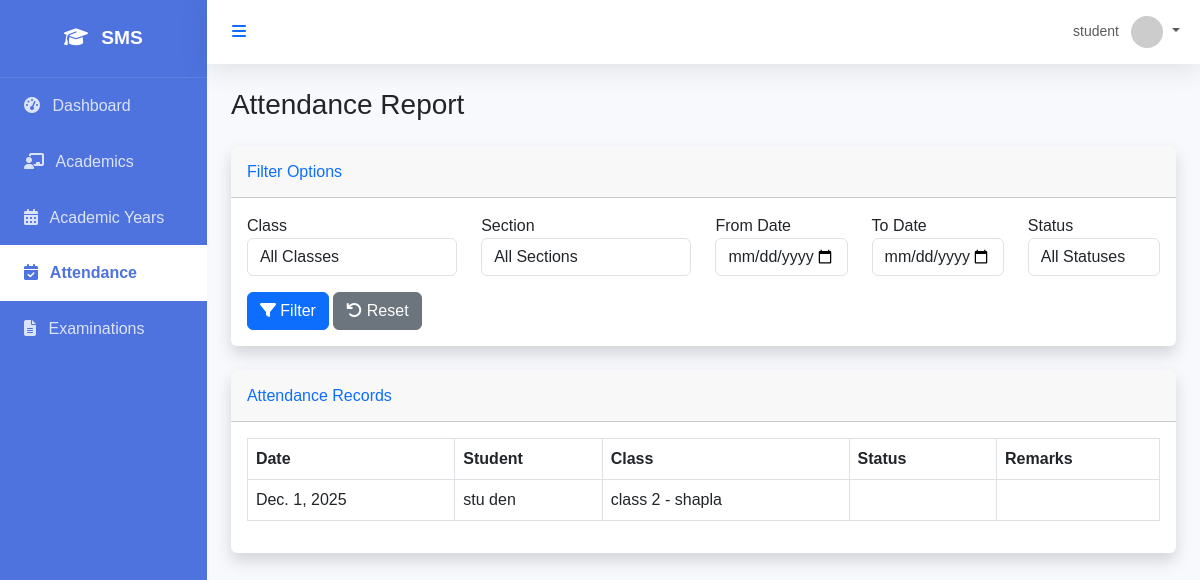
/attendance/reports/ (signed in), run on the app's committed database.
### core/models.py (models this page shows, shortened)
class User(AbstractUser):
    class Role(models.TextChoices):
        SUPER_ADMIN = "SUPER_ADMIN", "Super Admin"
        SCHOOL_ADMIN = "SCHOOL_ADMIN", "School Admin"
        ACADEMIC_ADMIN = "ACADEMIC_ADMIN", "Academic Admin"
        TEACHER = "TEACHER", "Teacher"
        STUDENT = "STUDENT", "Student"
        PARENT = "PARENT", "Parent"
        ACCOUNTANT = "ACCOUNTANT", "Accountant"
        LIBRARIAN = "LIBRARIAN", "Librarian"
        RECEPTIONIST = "RECEPTIONIST", "Receptionist"
        HR_MANAGER = "HR_MANAGER", "HR Manager"
    role = models.CharField(max_length=50, choices=Role.choices, default=Role.STUDENT)
    objects = CustomUserManager()

### attendance/models.py (models this page shows, shortened)
class Attendance(models.Model):
    STATUS_CHOICES = [
        ('PRESENT', 'Present'),
        ('ABSENT', 'Absent'),
        ('LATE', 'Late'),
        ('EXCUSED', 'Excused'),
    ]
    student = models.ForeignKey(Student, on_delete=models.CASCADE, related_name='attendance_records')
    date = models.DateField()
    status = models.CharField(max_length=10, choices=STATUS_CHOICES, default='PRESENT')
    remarks = models.CharField(max_length=255, blank=True)
    recorded_by = models.ForeignKey(User, on_delete=models.SET_NULL, null=True, related_name='attendance_entries')
    created_at = models.DateTimeField(auto_now_add=True)
    updated_at = models.DateTimeField(auto_now=True)
    class Meta:
        unique_together = ['student', 'date']
        ordering = ['-date']

### students/models.py (models this page shows, shortened)
class Student(models.Model):
    user = models.OneToOneField(settings.AUTH_USER_MODEL, on_delete=models.CASCADE, related_name='student_profile')
    admission_number = models.CharField(max_length=50, unique=True)
    admission_date = models.DateField()
    roll_number = models.IntegerField(null=True, blank=True)
    date_of_birth = models.DateField()
    gender = models.CharField(max_length=10, choices=[('M', 'Male'), ('F', 'Female'), ('O', 'Other')])
    blood_group = models.CharField(max_length=5, blank=True)
    address = models.TextField()
    phone_number = models.CharField(max_length=15, blank=True)
    current_class = models.ForeignKey('academics.Class', on_delete=models.SET_NULL, null=True, blank=True, related_name='students')
    section = models.ForeignKey('academics.Section', on_delete=models.SET_NULL, null=True, blank=True, related_name='students')
    created_at = models.DateTimeField(auto_now_add=True)
    updated_at = models.DateTimeField(auto_now=True)

### academics/models.py (models this page shows, shortened)
class Class(models.Model):
    name = models.CharField(max_length=50) # e.g. Class 1, Grade 10
    numeric_value = models.IntegerField(unique=True) # For sorting
    class Meta:
        verbose_name_plural = "Classes"
        ordering = ['numeric_value']

class Section(models.Model):
    name = models.CharField(max_length=10) # e.g. A, B, C
    class_name = models.ForeignKey(Class, on_delete=models.CASCADE, related_name='sections')
    class_teacher = models.ForeignKey(User, on_delete=models.SET_NULL, null=True, blank=True, limit_choices_to={'role': 'TEACHER'})
    class Meta:
        unique_together = ['name', 'class_name']
        ordering = ['name']

### attendance/views.py (the view)
# urls.py: path('reports/', attendance_report, name='attendance_report'),
@login_required
def attendance_report(request):
    queryset = Attendance.objects.all()
    class_id = request.GET.get('class_id')
    section_id = request.GET.get('section_id')
    date_from = request.GET.get('date_from')
    date_to = request.GET.get('date_to')
    status = request.GET.get('status')
    if class_id:
        queryset = queryset.filter(student__current_class_id=class_id)
    if section_id:
        queryset = queryset.filter(student__section_id=section_id)
    if date_from:
        queryset = queryset.filter(date__gte=date_from)
    if date_to:
        queryset = queryset.filter(date__lte=date_to)
    if status:
        queryset = queryset.filter(status=status)
    queryset = queryset.select_related('student', 'student__current_class', 'student__section')
    paginator = Paginator(queryset, 50)
    page_number = request.GET.get('page')
    page_obj = paginator.get_page(page_number)
    context = {
        'attendance_records': page_obj,
        'page_obj': page_obj,
        'is_paginated': page_obj.has_other_pages(),
        'classes': Class.objects.all(),
        'sections': Section.objects.all()
    }
    return render(request, 'attendance/attendance_report.html', context)

### templates/attendance/attendance_report.html (shortened to what this page needs)
{% extends 'base.html' %}
{% block content %}
<div class="d-sm-flex align-items-center justify-content-between mb-4">
    <h1 class="h3 mb-0 text-gray-800">Attendance Report</h1>
</div>
<div class="card shadow mb-4">
    <div class="card-header py-3">
        <h6 class="m-0 font-weight-bold text-primary">Filter Options</h6>
    </div>
    <div class="card-body">
        <form method="get" class="row">
            <div class="col-md-3 mb-3">
                <label for="class_id">Class</label>
                <select name="class_id" id="class_id" class="form-control">
                    <option value="">All Classes</option>
                </select>
            </div>
            <div class="col-md-3 mb-3">
                <label for="section_id">Section</label>
                <select name="section_id" id="section_id" class="form-control">
                    <option value="">All Sections</option>
                </select>
            </div>
            <div class="col-md-2 mb-3">
                <label for="date_from">From Date</label>
                <input type="date" name="date_from" id="date_from" class="form-control" value="{{ request.GET.date_from }}">
            </div>
            <div class="col-md-2 mb-3">
                <label for="date_to">To Date</label>
                <input type="date" name="date_to" id="date_to" class="form-control" value="{{ request.GET.date_to }}">
            </div>
            <div class="col-md-2 mb-3">
                <label for="status">Status</label>
                <select name="status" id="status" class="form-control">
                    <option value="">All Statuses</option>
                </select>
            </div>
            <div class="col-md-12">
                <button type="submit" class="btn btn-primary">
                    <i class="fas fa-filter"></i> Filter
                </button>
                <a href="{% url 'attendance_report' %}" class="btn btn-secondary">
                    <i class="fas fa-undo"></i> Reset
                </a>
            </div>
        </form>
    </div>
</div>
<div class="card shadow mb-4">
    <div class="card-header py-3">
        <h6 class="m-0 font-weight-bold text-primary">Attendance Records</h6>
    </div>
    <div class="card-body">
        <div class="table-responsive">
            <table class="table table-bordered" id="dataTable" width="100%" cellspacing="0">
                <thead>
                    <tr>
                        <th>Date</th>
                        <th>Student</th>
                        <th>Class</th>
                        <th>Status</th>
                        <th>Remarks</th>
                    </tr>
                </thead>
                <tbody>
                    {% for record in attendance_records %}
                    <tr>
                        <td>{{ record.date }}</td>
                        <td>{{ record.student.user.get_full_name }}</td>
                        <td>{{ record.student.current_class.name }} - {{ record.student.section.name }}</td>
                        <td>
                            {% if record.status == 'PRESENT' %}
                            <span class="badge badge-success">Present</span>
                            {% elif record.status == 'ABSENT' %}
                            <span class="badge badge-danger">Absent</span>
                            {% elif record.status == 'LATE' %}
                            <span class="badge badge-warning">Late</span>
                            {% elif record.status == 'EXCUSED' %}
                            <span class="badge badge-info">Excused</span>
                            {% endif %}
                        </td>
                        <td>{{ record.remarks }}</td>
                    </tr>
                    {% empty %}
                    <tr>
                        <td colspan="5" class="text-center">No attendance records found.</td>
                    </tr>
                    {% endfor %}
                </tbody>
            </table>
        </div>
    </div>
</div>
{% endblock %}

### templates/base.html (shortened to what this page needs)
<!DOCTYPE html>
<html lang="en">
<head>
    <link href="https://cdn.jsdelivr.net/npm/bootstrap@5.3.0/dist/css/bootstrap.min.css" rel="stylesheet">
    <link href="https://cdnjs.cloudflare.com/ajax/libs/font-awesome/6.4.0/css/all.min.css" rel="stylesheet">
</head>
<body x-data="{ sidebarOpen: true }">
    <div id="wrapper" :class="{ 'toggled': !sidebarOpen }">
        <div id="sidebar-wrapper" x-show="sidebarOpen" x-transition:enter="transition ease-out duration-300" x-transition:enter-start="opacity-0 transform -translate-x-full" x-transition:enter-end="opacity-100 transform translate-x-0" x-transition:leave="transition ease-in duration-300" x-transition:leave-start="opacity-100 transform translate-x-0" x-transition:leave-end="opacity-0 transform -translate-x-full">
            <div class="sidebar-heading">
                <i class="fas fa-graduation-cap me-2"></i> SMS
            </div>
            <div class="list-group list-group-flush">
                <a href="{% url 'dashboard' %}" class="list-group-item list-group-item-action {% if request.resolver_match.url_name == 'dashboard' %}active{% endif %}">
                    <i class="fas fa-tachometer-alt me-2"></i> Dashboard
                </a>
                {% if user.role == 'SUPER_ADMIN' or user.role == 'SCHOOL_ADMIN' or user.role == 'TEACHER' or user.role == 'ACADEMIC_ADMIN' or user.role == 'STUDENT' %}
                <a href="{% url 'class_list' %}" class="list-group-item list-group-item-action {% if 'academics' in request.path and 'academic-years' not in request.path %}active{% endif %}">
                    <i class="fas fa-chalkboard-teacher me-2"></i> Academics
                </a>
                <a href="{% url 'academic_year_list' %}" class="list-group-item list-group-item-action {% if 'academic-years' in request.path %}active{% endif %}">
                    <i class="fas fa-calendar-alt me-2"></i> Academic Years
                </a>
                {% endif %}
                <a href="{% url 'attendance_dashboard' %}" class="list-group-item list-group-item-action {% if 'attendance' in request.path %}active{% endif %}">
                    <i class="fas fa-calendar-check me-2"></i> Attendance
                </a>
                <a href="{% url 'exam_list' %}" class="list-group-item list-group-item-action {% if 'examination' in request.path %}active{% endif %}">
                    <i class="fas fa-file-alt me-2"></i> Examinations
                </a>
            </div>
        </div>
        <div id="page-content-wrapper">
            <nav class="navbar navbar-expand-lg navbar-light bg-white mb-4 static-top">
                <div class="container-fluid">
                    <button class="btn btn-link text-primary" @click="sidebarOpen = !sidebarOpen">
                        <i class="fas fa-bars"></i>
                    </button>
                    <ul class="navbar-nav ms-auto">
                        <li class="nav-item dropdown">
                            <a class="nav-link dropdown-toggle" href="#" id="userDropdown" role="button" data-bs-toggle="dropdown" aria-expanded="false">
                                <span class="me-2 d-none d-lg-inline text-gray-600 small">{{ user.username }}</span>
                                <img class="img-profile rounded-circle" src="https://ui-avatars.com/api/?name={{ user.username }}" width="32" height="32">
                            </a>
                        </li>
                    </ul>
                </div>
            </nav>
            <div class="container-fluid px-4">
                {% block content %}{% endblock %}
            </div>
        </div>
    </div>
</body>
</html>

### templates/base.html (style rules this page uses)
:root { --primary-color: #4e73df; --secondary-color: #858796; --success-color: #1cc88a; --info-color: #36b9cc; --warning-color: #f6c23e; --danger-color: #e74a3b; --light-color: #f8f9fc; --dark-color: #5a5c69; }
body { font-family: 'Nunito', sans-serif; background-color: #f8f9fc; overflow-x: hidden; }
#wrapper { display: flex; width: 100%; align-items: stretch; }
#sidebar-wrapper { min-height: 100vh; width: 250px; background-color: var(--primary-color); color: white; transition: all 0.3s ease; }
#sidebar-wrapper .sidebar-heading { padding: 1.5rem; font-size: 1.2rem; font-weight: bold; text-align: center; border-bottom: 1px solid rgba(255, 255, 255, 0.1); }
#sidebar-wrapper .list-group-item { padding: 1rem 1.5rem; background-color: transparent; color: rgba(255, 255, 255, 0.8); border: none; transition: all 0.2s ease; }
#sidebar-wrapper .list-group-item.active { background-color: white; color: var(--primary-color); font-weight: bold; }
#page-content-wrapper { width: 100%; display: flex; flex-direction: column; }
.navbar { box-shadow: 0 .15rem 1.75rem 0 rgba(58,59,69,.15); }
.card { border: none; box-shadow: 0 .15rem 1.75rem 0 rgba(58,59,69,.15); transition: transform 0.2s ease; }

### data on the page
User: username "student"
Attendance: date "Dec. 1, 2025", student.user.get_full_name "stu den", student.current_class.name "class 2", student.section.name "shapla"
